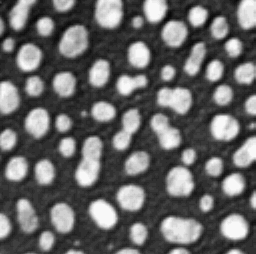
#> input picture data/blobs.tif, 256 x 254 px
$ jupyter execute --allow-errors 01_creating_widgets_from_functions.ipynb
#> lines starting #> are read from the running program, lines starting #| are printed output that depends on the picture
#> further down, image is the input picture: shape (254, 256); min 8, max 248, mean 103.3
# Creating Widgets from Functions

What if we had a function in Python and could 'magically' just say: "Dear computer, please create a GUI for my function"?

We can ~~literally~~ almost do that with 🧙‍♂️[magicgui](https://napari.org/magicgui/index.html)! If we put some annotations right next to the variables in our function, we can create the GUI with one line of code 😻 !

In this notebook, we introduce annotations to functions. We annotate a function to allow automatic widget generation with [magicgui](https://napari.org/magicgui/). We then add the widget to napari and run it.

[cell 1]
from skimage.io import imread
import matplotlib.pyplot as plt
from magicgui import magicgui
import napari
from napari.utils import nbscreenshot
from napari.types import ImageData

## Annotating a function

Consider the following function:

[cell 2]
def preprocess_image(image, background_subtraction_radius = 15, particle_radius = 5):
    """Apply background removal and denoising"""
#> called with background_subtraction_radius = 15, particle_radius = 5
    from skimage.morphology import white_tophat, disk
    from skimage.filters import gaussian

    footprint = disk(background_subtraction_radius)
    background_subtracted = white_tophat(image, footprint=footprint)
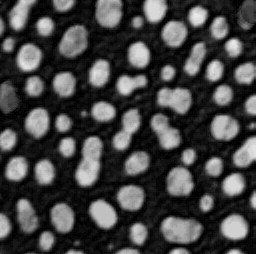
#> background_subtracted: shape (254, 256); min 0, max 232, mean 67.3
    denoised = gaussian(background_subtracted, sigma=particle_radius)
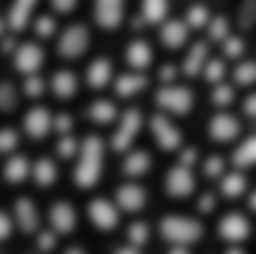
#> denoised: shape (254, 256) float64; min 0.0368, max 0.822, mean 0.264
    return denoised

This function has 3 input arguments: an `image` and 2 other integer arguments; and it returns a processed image. The function has a brief docstring that describes what it does.

As you already know by now, we can have access to this information by quering the function and getting back its signature and docstring, like this:

#> (a cell that did not finish here is left out)

Let's test this function with the blobs image.

[cell 4]
image = imread("../../data/blobs.tif")
denoised_image = preprocess_image(image)

fig, ax = plt.subplots(1,2)
ax[0].imshow(image, cmap = 'gray')
ax[1].imshow(denoised_image, cmap = 'gray')
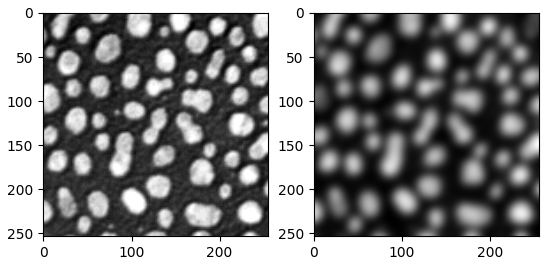
#> figure drawn by matplotlib, 2 panels
